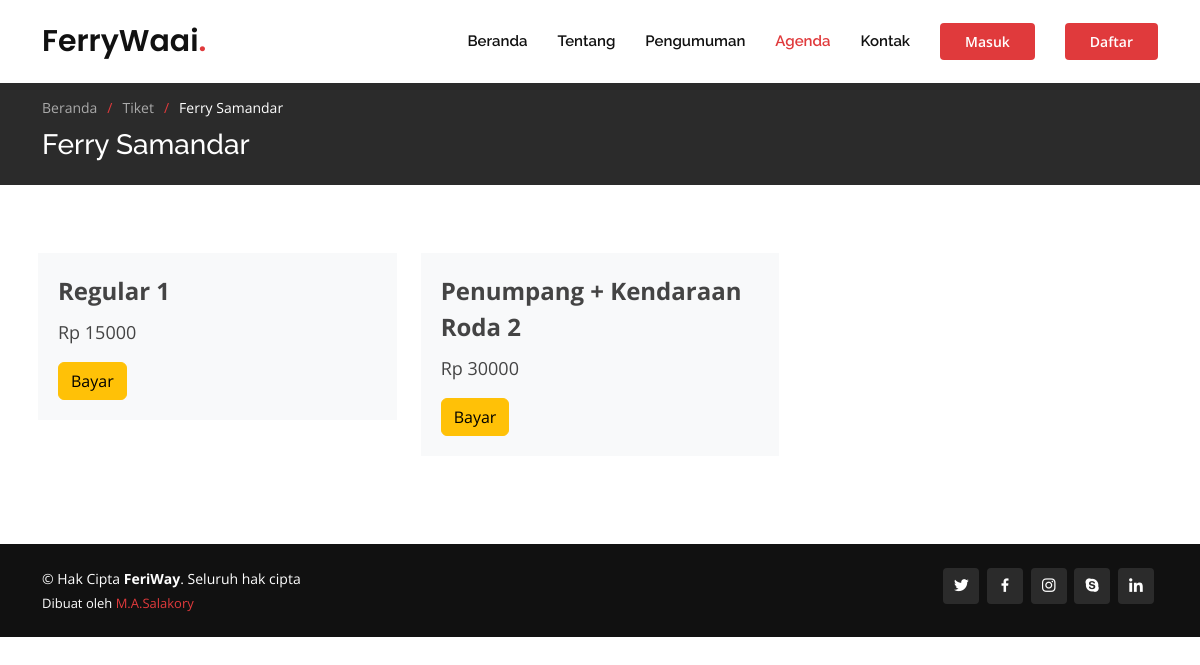
Page /harga.php?id=3 on the committed database.
### tables this page shows
CREATE TABLE `data_tiket` (
  `id` int(11) NOT NULL,
  `kapal_id` int(11) DEFAULT NULL,
  `tanggal_keberangkatan` date DEFAULT NULL,
  `waktu_keberangkatan` time DEFAULT NULL,
  `asal` varchar(255) DEFAULT NULL,
  `tujuan` varchar(255) DEFAULT NULL,
  `status` int(11) DEFAULT '1'
);

CREATE TABLE `data_kapal` (
  `id` int(11) NOT NULL,
  `nama` varchar(255) NOT NULL,
  `nama_bank` varchar(255) NOT NULL,
  `nomor_rekening` varchar(255) NOT NULL,
  `pemegang_rekening` varchar(255) NOT NULL,
  `kode_bank` varchar(255) NOT NULL
);

CREATE TABLE `harga_tiket` (
  `id` int(11) NOT NULL,
  `tiket_id` int(11) NOT NULL,
  `harga` varchar(255) NOT NULL,
  `keterangan` text NOT NULL,
  `pakai_kendaraan` int(11) DEFAULT '0',
  `warna` varchar(255) DEFAULT '#ffffff'
);

### function.php (called while the page is built, shortened)
<?php
function db_conn()
{
    $db_host = 'localhost';
    $db_user = 'root';
    $db_pass = '';
    $db_name = 'feriway';
    $conn = mysqli_connect($db_host, $db_user, $db_pass, $db_name);
    return $conn;
}
function db_query($query)
{
    return mysqli_query(db_conn(), $query);
}
function db_findAll($table, $array = [])
{
    if (empty($array)) {
        return db_query("SELECT * FROM $table");
    } else {
        $conditions = [];
        foreach ($array as $key => $val) {
            $conditions[] = "$key = '$val'";
        }
        $conditionString = implode(' && ', $conditions);
        return db_query("SELECT * FROM $table WHERE $conditionString");
    }
}
function db_find($table, $where)
{
    $conditions = [];
    foreach ($where as $key => $val) {
        $conditions[] = "$key = '$val'";
    }
    $conditionString = implode(' AND ', $conditions);
    $query = "SELECT * FROM `$table` WHERE $conditionString";
    $result = db_query($query);
    return $result->fetch_object();
}

### harga.php (the view, shortened to what this page needs)
<?php
include 'function.php';
$data = db_find('data_tiket', ['id' => $_GET['id'], 'status' => 1]);
include 'header.php'; ?>
<main id="main">
    <section class="breadcrumbs">
        <div class="container">
            <ol>
                <li><a href="index.php">Beranda</a></li>
                <li><a href="tiket.php">Tiket</a></li>
                <li><?= db_find('data_kapal', ['id' => $data->kapal_id])->nama; ?></li>
            </ol>
            <h2><?= db_find('data_kapal', ['id' => $data->kapal_id])->nama; ?></h2>
        </div>
    </section>
    <section id="agenda" class="agenda">
        <div class="container p-2" data-aos="fade-up">
            <div class="row">
                <?php foreach (db_findAll('harga_tiket', ['tiket_id' => $data->id]) as $hrg) : ?>
                    <div class="col-md-4">
                        <div class="ticket">
                            <div class="title"><?= $hrg['keterangan']; ?></div>
                            <div class="price">Rp <?= $hrg['harga']; ?></div>
                            <a href="bayar.php?id=<?= $hrg['id']; ?>" class="btn btn-warning mt-3">Bayar</a>
                        </div>
                    </div>
                <?php endforeach; ?>
            </div>
        </div>
    </section>
</main>
<?php include 'footer.php'; ?>

### assets/css/style.css (style rules this page uses)
body { font-family: "Open Sans", sans-serif; color: #444444; }
a { color: #e03a3c; text-decoration: none; }
h1, h2, h3, h4, h5, h6 { font-family: "Raleway", sans-serif; }
section { padding: 60px 0; overflow: hidden; position: relative; }
.breadcrumbs { padding: 15px 0; background: #2b2b2b; min-height: 40px; margin-top: 82px; color: #fff; }
.breadcrumbs h2 { font-size: 28px; font-weight: 500; }
.breadcrumbs ol { display: flex; flex-wrap: wrap; list-style: none; padding: 0 0 10px 0; margin: 0; font-size: 14px; }
.breadcrumbs ol a { color: #aaaaaa; }
.breadcrumbs ol li+li { padding-left: 10px; }
.breadcrumbs ol li+li::before { display: inline-block; padding-right: 10px; color: #e03a3c; content: "/"; }

### harga.php (style rules this page uses)
.ticket { background-color: #f8f9fa; padding: 20px; margin-bottom: 20px; }
.ticket .title { font-size: 24px; font-weight: bold; }
.ticket .price { font-size: 18px; margin-top: 10px; }

### rows in the picture
data_tiket: kapal.nama "Ferry Samandar"
harga_tiket: keterangan "Regular 1", harga "15000"
harga_tiket: keterangan "Penumpang + Kendaraan Roda 2", harga "30000"
